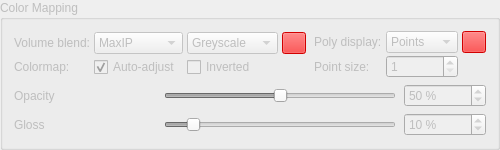
       <widget class="QGroupBox" name="groupBox_colorMapping">
        <property name="enabled">
         <bool>false</bool>
        </property>
        <property name="minimumSize">
         <size>
          <width>0</width>
          <height>145</height>
         </size>
        </property>
        <property name="title">
         <string>Color Mapping</string>
        </property>
        <layout class="QGridLayout" name="colorMappingLayout">
         <property name="horizontalSpacing">
          <number>8</number>
         </property>
         <item row="0" column="0" colspan="2">
          <widget class="QWidget" name="widget_volume" native="true">
           <layout class="QGridLayout" name="volumeOptionsLayout">
            <property name="leftMargin">
             <number>0</number>
            </property>
            <property name="topMargin">
             <number>0</number>
            </property>
            <property name="rightMargin">
             <number>0</number>
            </property>
            <property name="bottomMargin">
             <number>0</number>
            </property>
            <property name="horizontalSpacing">
             <number>4</number>
            </property>
            <property name="verticalSpacing">
             <number>2</number>
            </property>
            <item row="0" column="0">
             <widget class="QLabel" name="volumeBlendLabel">
              <property name="text">
               <string>Volume blend:</string>
              </property>
             </widget>
            </item>
            <item row="0" column="1">
             <widget class="QComboBox" name="comboBox_blendMode">
              <item>
               <property name="text">
                <string>MaxIP</string>
               </property>
              </item>
              <item>
               <property name="text">
                <string>Composite</string>
               </property>
              </item>
              <item>
               <property name="text">
                <string>Additive</string>
               </property>
              </item>
              <item>
               <property name="text">
                <string>MinIP</string>
               </property>
              </item>
             </widget>
            </item>
            <item row="0" column="2">
             <widget class="QComboBox" name="comboBox_colormapStyle">
              <item>
               <property name="text">
                <string>Greyscale</string>
               </property>
               <property name="icon">
                <iconset resource="OCTview3R.qrc">
                 <normaloff>:/OCTview3R/Resources/icons/greyscale.bmp</normaloff>:/OCTview3R/Resources/icons/greyscale.bmp</iconset>
               </property>
              </item>
              <item>
               <property name="text">
                <string>Rainbow</string>
               </property>
               <property name="icon">
                <iconset resource="OCTview3R.qrc">
                 <normaloff>:/OCTview3R/Resources/icons/rainbow.bmp</normaloff>:/OCTview3R/Resources/icons/rainbow.bmp</iconset>
               </property>
              </item>
              <item>
               <property name="text">
                <string>Black Body</string>
               </property>
               <property name="icon">
                <iconset resource="OCTview3R.qrc">
                 <normaloff>:/OCTview3R/Resources/icons/black body.bmp</normaloff>:/OCTview3R/Resources/icons/black body.bmp</iconset>
               </property>
              </item>
              <item>
               <property name="text">
                <string>White to</string>
               </property>
               <property name="icon">
                <iconset resource="OCTview3R.qrc">
                 <normaloff>:/OCTview3R/Resources/icons/white2.bmp</normaloff>:/OCTview3R/Resources/icons/white2.bmp</iconset>
               </property>
              </item>
              <item>
               <property name="text">
                <string>Black to</string>
               </property>
               <property name="icon">
                <iconset resource="OCTview3R.qrc">
                 <normaloff>:/OCTview3R/Resources/icons/black2.bmp</normaloff>:/OCTview3R/Resources/icons/black2.bmp</iconset>
               </property>
              </item>
              <item>
               <property name="text">
                <string>Color all to</string>
               </property>
              </item>
             </widget>
            </item>
            <item row="0" column="3">
             <widget class="QPushButton" name="pushButton_pickVolumeColor">
              <property name="minimumSize">
               <size>
                <width>24</width>
                <height>22</height>
               </size>
              </property>
              <property name="maximumSize">
               <size>
                <width>24</width>
                <height>22</height>
               </size>
              </property>
              <property name="styleSheet">
               <string notr="true">background-color: #ff0000;</string>
              </property>
              <property name="text">
               <string/>
              </property>
             </widget>
            </item>
            <item row="1" column="0">
             <widget class="QLabel" name="colormapOptionsLabel">
              <property name="text">
               <string>Colormap:</string>
              </property>
             </widget>
            </item>
            <item row="1" column="1">
             <widget class="QCheckBox" name="checkBox_adjustColormap">
              <property name="text">
               <string>Auto-adjust</string>
              </property>
              <property name="checked">
               <bool>true</bool>
              </property>
             </widget>
            </item>
            <item row="1" column="2">
             <widget class="QCheckBox" name="checkBox_invertColormap">
              <property name="text">
               <string>Inverted</string>
              </property>
             </widget>
            </item>
           </layout>
          </widget>
         </item>
         <item row="0" column="2" colspan="2">
          <widget class="QWidget" name="widget_poly" native="true">
           <layout class="QGridLayout" name="polyOptionsLayout">
            <property name="leftMargin">
             <number>0</number>
            </property>
            <property name="topMargin">
             <number>0</number>
            </property>
            <property name="rightMargin">
             <number>0</number>
            </property>
            <property name="bottomMargin">
             <number>0</number>
            </property>
            <property name="horizontalSpacing">
             <number>4</number>
            </property>
            <property name="verticalSpacing">
             <number>2</number>
            </property>
            <item row="0" column="0">
             <widget class="QLabel" name="polyModeLabel">
              <property name="text">
               <string>Poly display:</string>
              </property>
             </widget>
            </item>
            <item row="0" column="1">
             <widget class="QComboBox" name="comboBox_polyMode">
              <item>
               <property name="text">
                <string>Points</string>
               </property>
              </item>
              <item>
               <property name="text">
                <string>Mesh</string>
               </property>
              </item>
              <item>
               <property name="text">
                <string>Surface</string>
               </property>
              </item>
             </widget>
            </item>
            <item row="0" column="2">
             <widget class="QPushButton" name="pushButton_pickPolyColor">
              <property name="minimumSize">
               <size>
                <width>24</width>
                <height>22</height>
               </size>
              </property>
              <property name="maximumSize">
               <size>
                <width>24</width>
                <height>22</height>
               </size>
              </property>
              <property name="styleSheet">
               <string notr="true">background-color: #ff0000;</string>
              </property>
              <property name="text">
               <string/>
              </property>
             </widget>
            </item>
            <item row="1" column="0">
             <widget class="QLabel" name="pointSizeLabel">
              <property name="text">
               <string>Point size:</string>
              </property>
             </widget>
            </item>
            <item row="1" column="1">
             <widget class="QSpinBox" name="spinBox_pointSize">
              <property name="minimum">
               <number>1</number>
              </property>
             </widget>
            </item>
           </layout>
          </widget>
         </item>
         <item row="1" column="0">
          <widget class="QLabel" name="label_const_opacity_2">
           <property name="text">
            <string>Opacity</string>
           </property>
          </widget>
         </item>
         <item row="1" column="1" colspan="2">
          <widget class="QSlider" name="Slider_objectOpacity">
           <property name="maximum">
            <number>100</number>
           </property>
           <property name="value">
            <number>50</number>
           </property>
           <property name="orientation">
            <enum>Qt::Horizontal</enum>
           </property>
          </widget>
         </item>
         <item row="1" column="3">
          <widget class="QSpinBox" name="opacitySpinBox">
           <property name="maximum">
            <number>100</number>
           </property>
           <property name="value">
            <number>50</number>
           </property>
           <property name="suffix">
            <string> %</string>
           </property>
          </widget>
         </item>
         <item row="2" column="0">
          <widget class="QLabel" name="label_polyGloss">
           <property name="enabled">
            <bool>false</bool>
           </property>
           <property name="text">
            <string>Gloss</string>
           </property>
          </widget>
         </item>
         <item row="2" column="1" colspan="2">
          <widget class="QSlider" name="Slider_polyGloss">
           <property name="enabled">
            <bool>false</bool>
           </property>
           <property name="maximum">
            <number>100</number>
           </property>
           <property name="value">
            <number>10</number>
           </property>
           <property name="orientation">
            <enum>Qt::Horizontal</enum>
           </property>
          </widget>
         </item>
         <item row="2" column="3">
          <widget class="QSpinBox" name="glossSpinBox">
           <property name="enabled">
            <bool>false</bool>
           </property>
           <property name="maximum">
            <number>100</number>
           </property>
           <property name="value">
            <number>10</number>
           </property>
           <property name="suffix">
            <string> %</string>
           </property>
          </widget>
         </item>
        </layout>
       </widget>
